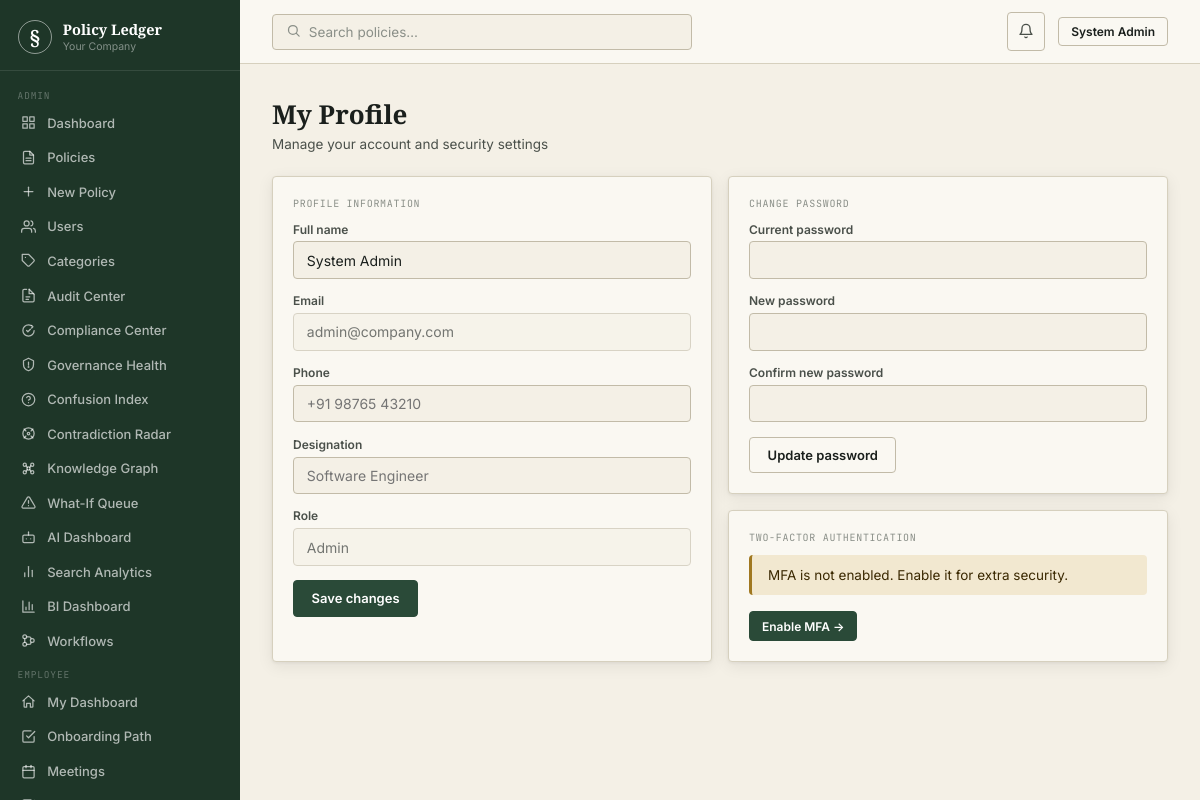
/auth/profile (signed in), run on the app's committed database.
### models.py (models this page shows, shortened)
class User(db.Model, UserMixin):
    id = db.Column(db.Integer, primary_key=True)
    employee_id = db.Column(db.String(20), unique=True, nullable=True)
    name = db.Column(db.String(120), nullable=False)
    email = db.Column(db.String(200), nullable=False, unique=True, index=True)
    password_hash = db.Column(db.String(256), nullable=False)
    role = db.Column(db.String(20), nullable=False, default=UserRole.EMPLOYEE)
    department_id = db.Column(db.Integer, db.ForeignKey("department.id"), nullable=True)
    designation = db.Column(db.String(100))
    phone = db.Column(db.String(20))
    avatar_url = db.Column(db.String(300))
    is_active = db.Column(db.Boolean, default=True)
    email_verified = db.Column(db.Boolean, default=False)
    mfa_enabled = db.Column(db.Boolean, default=False)
    mfa_secret = db.Column(db.String(64))
    last_login = db.Column(db.DateTime)
    password_changed_at = db.Column(db.DateTime, default=now_utc)
    created_at = db.Column(db.DateTime, default=now_utc)
    updated_at = db.Column(db.DateTime, default=now_utc, onupdate=now_utc)
    notifications = db.relationship("Notification", backref="user", lazy="dynamic", cascade="all, delete-orphan")
    acknowledgements = db.relationship("PolicyAcknowledgement", backref="user", lazy="dynamic")
    audit_logs = db.relationship("AuditLog", backref="user", lazy="dynamic")
    saved = db.relationship("Policy", secondary=saved_policies, lazy="dynamic")
    def is_admin(self) -> bool:
        return self.role == UserRole.ADMIN
    def can_manage_policies(self) -> bool:
        return self.role in (UserRole.HR, UserRole.ADMIN, UserRole.MANAGER)

### blueprints/auth.py (the view, shortened to what this page needs)
@auth_bp.route("/profile", methods=["GET", "POST"])
@login_required
def profile():
    error = success = None
    return render_template("auth/profile.html", error=error, success=success)

### templates/auth/profile.html (shortened to what this page needs)
{% extends "base.html" %}
{% block content %}
<div class="page-header">
  <div class="page-header-left"><h1>My Profile</h1><p>Manage your account and security settings</p></div>
</div>
<div class="grid2">
  <div class="card">
    <div class="card-label">Profile information</div>
    <form method="POST">
      <div class="field"><label>Full name</label><input name="name" value="{{ current_user.name }}" required></div>
      <div class="field"><label>Email</label><input value="{{ current_user.email }}" disabled style="opacity:.6"></div>
      <div class="field"><label>Phone</label><input name="phone" value="{{ current_user.phone or '' }}" placeholder="+91 98765 43210"></div>
      <div class="field"><label>Designation</label><input name="designation" value="{{ current_user.designation or '' }}" placeholder="Software Engineer"></div>
      <div class="field"><label>Role</label><input value="{{ current_user.role }}" disabled style="opacity:.6;text-transform:capitalize"></div>
      <button type="submit" class="btn btn-primary">Save changes</button>
    </form>
  </div>
  <div>
    <div class="card mb2">
      <div class="card-label">Change password</div>
      <form method="POST">
        <div class="field"><label>Current password</label><input type="password" name="old_password" required></div>
        <div class="field"><label>New password</label><input type="password" name="new_password" required></div>
        <div class="field"><label>Confirm new password</label><input type="password" name="confirm_password" required></div>
        <button type="submit" class="btn btn-secondary">Update password</button>
      </form>
    </div>
    <div class="card">
      <div class="card-label">Two-factor authentication</div>
      {% if current_user.mfa_enabled %}
      <div class="alert alert-success mb2">MFA is currently enabled on your account.</div>
      <form method="POST" action="{{ url_for('auth.mfa_disable') }}">
        <button type="submit" class="btn btn-danger btn-sm" onclick="return confirm('Disable MFA? Your account will be less secure.')">Disable MFA</button>
      </form>
      {% else %}
      <div class="alert alert-warning mb2">MFA is not enabled. Enable it for extra security.</div>
      <a href="{{ url_for('auth.mfa_setup') }}" class="btn btn-primary btn-sm">Enable MFA →</a>
      {% endif %}
    </div>
  </div>
</div>
{% endblock %}

### templates/base.html (shortened to what this page needs)
<!DOCTYPE html>
<html lang="en">
<head>
</head>
<body>
<div class="shell">
  {% block sidebar %}
  <div class="sidebar">
    <div class="s-brand">
      <div class="s-mark">§</div>
      <div><div class="s-name">Policy Ledger</div><div class="s-company">{{ config.COMPANY_NAME }}</div></div>
    </div>
    <nav class="s-nav">
      {% if current_user.can_manage_policies() %}
      <div class="s-section">Admin</div>
      <a href="{{ url_for('admin.dashboard') }}" class="s-item {% if request.endpoint == 'admin.dashboard' %}active{% endif %}"><span class="s-icon"><svg viewBox="0 0 24 24" fill="none" stroke="currentColor" stroke-width="2" stroke-linecap="round" stroke-linejoin="round"><rect x="3" y="3" width="7" height="7"/><rect x="14" y="3" width="7" height="7"/><rect x="14" y="14" width="7" height="7"/><rect x="3" y="14" width="7" height="7"/></svg></span>Dashboard</a>
      <a href="{{ url_for('admin.policy_list') }}" class="s-item {% if 'policy' in request.endpoint %}active{% endif %}"><span class="s-icon"><svg viewBox="0 0 24 24" fill="none" stroke="currentColor" stroke-width="2" stroke-linecap="round" stroke-linejoin="round"><path d="M14 2H6a2 2 0 0 0-2 2v16a2 2 0 0 0 2 2h12a2 2 0 0 0 2-2V8z"/><path d="M14 2v6h6"/><line x1="8" y1="13" x2="16" y2="13"/><line x1="8" y1="17" x2="16" y2="17"/></svg></span>Policies</a>
      <a href="{{ url_for('admin.policy_create') }}" class="s-item"><span class="s-icon"><svg viewBox="0 0 24 24" fill="none" stroke="currentColor" stroke-width="2" stroke-linecap="round" stroke-linejoin="round"><line x1="12" y1="5" x2="12" y2="19"/><line x1="5" y1="12" x2="19" y2="12"/></svg></span>New Policy</a>
      {% if current_user.is_admin() %}
      <a href="{{ url_for('admin.user_list') }}" class="s-item {% if 'user' in request.endpoint %}active{% endif %}"><span class="s-icon"><svg viewBox="0 0 24 24" fill="none" stroke="currentColor" stroke-width="2" stroke-linecap="round" stroke-linejoin="round"><path d="M17 21v-2a4 4 0 0 0-4-4H5a4 4 0 0 0-4 4v2"/><circle cx="9" cy="7" r="4"/><path d="M23 21v-2a4 4 0 0 0-3-3.87"/><path d="M16 3.13a4 4 0 0 1 0 7.75"/></svg></span>Users</a>
      <a href="{{ url_for('admin.category_list') }}" class="s-item"><span class="s-icon"><svg viewBox="0 0 24 24" fill="none" stroke="currentColor" stroke-width="2" stroke-linecap="round" stroke-linejoin="round"><path d="M20.59 13.41 13.4 20.6a2 2 0 0 1-2.83 0L2 12V2h10l8.59 8.59a2 2 0 0 1 0 2.82z"/><line x1="7" y1="7" x2="7.01" y2="7"/></svg></span>Categories</a>
      <a href="{{ url_for('audit_center.audit_dashboard') }}" class="s-item {% if request.endpoint and request.endpoint.startswith('audit_center.') %}active{% endif %}"><span class="s-icon"><svg viewBox="0 0 24 24" fill="none" stroke="currentColor" stroke-width="2" stroke-linecap="round" stroke-linejoin="round"><path d="M9 2H5a2 2 0 0 0-2 2v16a2 2 0 0 0 2 2h14a2 2 0 0 0 2-2V11"/><path d="M13 2v7h7"/><line x1="8" y1="14" x2="14" y2="14"/><line x1="8" y1="18" x2="12" y2="18"/><path d="M13 2l8 8"/></svg></span>Audit Center</a>
      <a href="{{ url_for('compliance.compliance_center') }}" class="s-item {% if request.endpoint and request.endpoint.startswith('compliance.') %}active{% endif %}"><span class="s-icon"><svg viewBox="0 0 24 24" fill="none" stroke="currentColor" stroke-width="2" stroke-linecap="round" stroke-linejoin="round"><path d="M9 12l2 2 4-4"/><path d="M21 12c0 4.97-4.03 9-9 9s-9-4.03-9-9 4.03-9 9-9c1.6 0 3.1.42 4.4 1.15"/><path d="M17 4l2 2-2 2"/></svg></span>Compliance Center</a>
      <a href="{{ url_for('governance.dashboard') }}" class="s-item {% if request.endpoint and request.endpoint.startswith('governance.') %}active{% endif %}"><span class="s-icon"><svg viewBox="0 0 24 24" fill="none" stroke="currentColor" stroke-width="2" stroke-linecap="round" stroke-linejoin="round"><path d="M12 2l8 4v6c0 5-3.5 8.5-8 10-4.5-1.5-8-5-8-10V6z"/><path d="M12 8v5"/><circle cx="12" cy="16" r=".5" fill="currentColor"/></svg></span>Governance Health</a>
      <a href="{{ url_for('confusion_index.dashboard') }}" class="s-item {% if request.endpoint and request.endpoint.startswith('confusion_index.') %}active{% endif %}"><span class="s-icon"><svg viewBox="0 0 24 24" fill="none" stroke="currentColor" stroke-width="2" stroke-linecap="round" stroke-linejoin="round"><circle cx="12" cy="12" r="10"/><path d="M9.09 9a3 3 0 0 1 5.83 1c0 2-3 3-3 3"/><line x1="12" y1="17" x2="12.01" y2="17"/></svg></span>Confusion Index</a>
      <a href="{{ url_for('contradiction_radar.dashboard') }}" class="s-item {% if request.endpoint and request.endpoint.startswith('contradiction_radar.') %}active{% endif %}"><span class="s-icon"><svg viewBox="0 0 24 24" fill="none" stroke="currentColor" stroke-width="2" stroke-linecap="round" stroke-linejoin="round"><circle cx="12" cy="12" r="2"/><path d="M4.9 4.9l3 3M19.1 4.9l-3 3M4.9 19.1l3-3M19.1 19.1l-3-3"/><circle cx="12" cy="12" r="9"/></svg></span>Contradiction Radar</a>
      <a href="{{ url_for('knowledge_graph.graph_page') }}" class="s-item "><span class="s-icon"></span>Knowledge Graph</a>
      <a href="{{ url_for('what_if.review_queue') }}" class="s-item {% if request.endpoint and request.endpoint.startswith('what_if.') and 'admin' in request.path %}active{% endif %}"><span class="s-icon"><svg viewBox="0 0 24 24" fill="none" stroke="currentColor" stroke-width="2" stroke-linecap="round" stroke-linejoin="round"><path d="M12 9v4"/><path d="M12 17h.01"/><path d="M10.29 3.86 1.82 18a2 2 0 0 0 1.71 3h16.94a2 2 0 0 0 1.71-3L13.71 3.86a2 2 0 0 0-3.42 0z"/></svg></span>What-If Queue</a>
      <a href="{{ url_for('rag.admin_rag_dashboard') }}" class="s-item "><span class="s-icon"></span>AI Dashboard</a>
      <a href="{{ url_for('search.search_analytics') }}" class="s-item {% if request.endpoint == 'search.search_analytics' %}active{% endif %}"><span class="s-icon"><svg viewBox="0 0 24 24" fill="none" stroke="currentColor" stroke-width="2" stroke-linecap="round" stroke-linejoin="round"><line x1="18" y1="20" x2="18" y2="10"/><line x1="12" y1="20" x2="12" y2="4"/><line x1="6" y1="20" x2="6" y2="14"/></svg></span>Search Analytics</a>
      <a href="{{ url_for('bi.bi_dashboard') }}" class="s-item {% if request.endpoint == 'bi.bi_dashboard' %}active{% endif %}"><span class="s-icon"><svg viewBox="0 0 24 24" fill="none" stroke="currentColor" stroke-width="2" stroke-linecap="round" stroke-linejoin="round"><path d="M3 3v18h18"/><path d="M18 17V9M13 17V5M8 17v-4"/></svg></span>BI Dashboard</a>
      <a href="{{ url_for('workflow.template_list') }}" class="s-item {% if request.endpoint and request.endpoint.startswith('workflow.') %}active{% endif %}"><span class="s-icon"><svg viewBox="0 0 24 24" fill="none" stroke="currentColor" stroke-width="2" stroke-linecap="round" stroke-linejoin="round"><circle cx="6" cy="6" r="3"/><circle cx="6" cy="18" r="3"/><circle cx="18" cy="12" r="3"/><path d="M6 9v6M9 6h4a3 3 0 0 1 3 3v0M9 18h4a3 3 0 0 0 3-3v0"/></svg></span>Workflows</a>
      {% endif %}
      <div class="s-section">Employee</div>
      {% endif %}
      <a href="{{ url_for('employee.dashboard') }}" class="s-item {% if request.endpoint == 'employee.dashboard' %}active{% endif %}"><span class="s-icon"><svg viewBox="0 0 24 24" fill="none" stroke="currentColor" stroke-width="2" stroke-linecap="round" stroke-linejoin="round"><path d="M3 11l9-8 9 8"/><path d="M5 10v10a1 1 0 0 0 1 1h3v-6h6v6h3a1 1 0 0 0 1-1V10"/></svg></span>My Dashboard</a>
      <a href="{{ url_for('employee.onboarding') }}" class="s-item {% if request.endpoint and request.endpoint.startswith('employee.onboarding') %}active{% endif %}"><span class="s-icon"><svg viewBox="0 0 24 24" fill="none" stroke="currentColor" stroke-width="2" stroke-linecap="round" stroke-linejoin="round"><path d="M9 11l3 3L22 4"/><path d="M21 12v7a2 2 0 0 1-2 2H5a2 2 0 0 1-2-2V5a2 2 0 0 1 2-2h11"/></svg></span>Onboarding Path</a>
      <a href="{{ url_for('meetings.list_meetings') }}" class="s-item {% if request.endpoint and 'meetings.' in request.endpoint and request.endpoint != 'meetings.my_action_items' %}active{% endif %}"><span class="s-icon"><svg viewBox="0 0 24 24" fill="none" stroke="currentColor" stroke-width="2" stroke-linecap="round" stroke-linejoin="round"><rect x="3" y="4" width="18" height="18" rx="2"/><line x1="16" y1="2" x2="16" y2="6"/><line x1="8" y1="2" x2="8" y2="6"/><line x1="3" y1="10" x2="21" y2="10"/></svg></span>Meetings</a>
      <a href="{{ url_for('meetings.my_action_items') }}" class="s-item "></a>
    </nav>
  </div>
  {% endblock %}
  <div class="main">
    <div class="topbar">
      <div class="topbar-left">
        <form action="{{ url_for('employee.search') }}" method="GET" style="flex:1;max-width:420px">
          <div class="search-bar">
            <span style="color:var(--faint)" class="icon"><svg width="15" height="15" viewBox="0 0 24 24" fill="none" stroke="currentColor" stroke-width="2" stroke-linecap="round" stroke-linejoin="round"><circle cx="11" cy="11" r="7"/><line x1="21" y1="21" x2="16.65" y2="16.65"/></svg></span>
            <input name="q" placeholder="Search policies…" value="{{ request.args.get('q','') }}">
          </div>
        </form>
      </div>
      <div class="topbar-right">
        <a href="{{ url_for('employee.notifications') }}" class="notif-btn" title="Notifications">
          <span class="icon"><svg width="16" height="16" viewBox="0 0 24 24" fill="none" stroke="currentColor" stroke-width="2" stroke-linecap="round" stroke-linejoin="round"><path d="M18 8a6 6 0 0 0-12 0c0 7-3 9-3 9h18s-3-2-3-9"/><path d="M13.73 21a2 2 0 0 1-3.46 0"/></svg></span>
          {% set unc = unread_count if unread_count is defined else 0 %}
        </a>
        <a href="{{ url_for('auth.profile') }}" class="btn btn-secondary btn-sm">{{ current_user.name[:18] }}</a>
      </div>
    </div>
    <div class="page-body">
      {% block content %}{% endblock %}
    </div>
  </div>
</div>
</body>
</html>

### data on the page
User: name "System Admin", email "admin@company.com", role "admin"

### other printed values
{{ config.COMPANY_NAME }} "Your Company"
